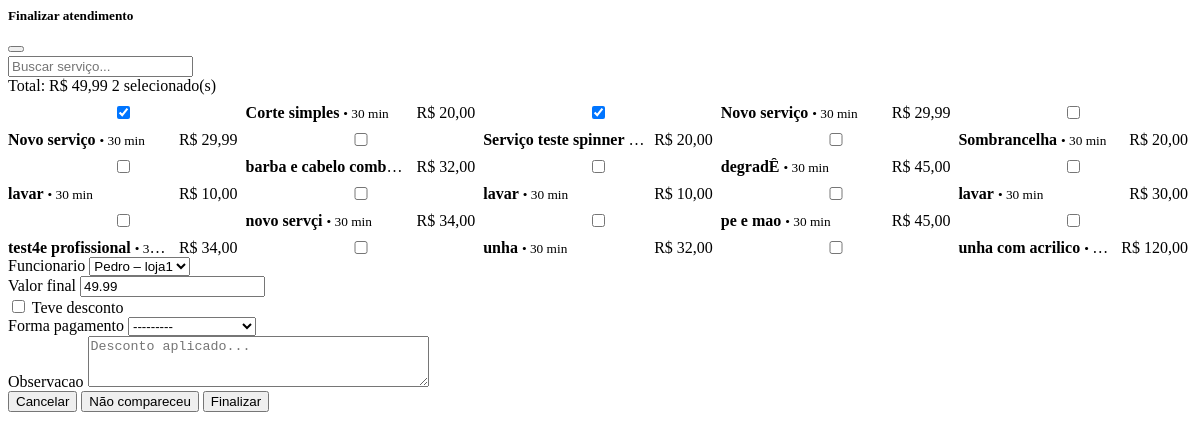
The page /appointments/agendamentos/78/finalizar/ (signed in) on the database its author committed.
### apps/cadastro/models.py (models this page shows, shortened)
class Servico(models.Model):
    loja = models.ForeignKey(Loja, on_delete=models.CASCADE, related_name='servicos')
    nome = models.CharField(max_length=160)
    slug = models.SlugField(max_length=180, blank=True)
    descricao = models.TextField(blank=True)
    duracao_minutos = models.PositiveSmallIntegerField(validators=[MinValueValidator(1)], default=30)
    preco = models.DecimalField(max_digits=10, decimal_places=2, validators=[MinValueValidator(0)])
    profissionais = models.ManyToManyField('Funcionario', related_name='servicos', blank=True)
    ativo = models.BooleanField(default=True)
    criado_em = models.DateTimeField(auto_now_add=True)
    atualizado_em = models.DateTimeField(auto_now=True)
    class Meta:
        verbose_name = "Serviço"
        verbose_name_plural = "Serviços"
        ordering = ("nome",)
        unique_together = (("loja", "slug"),)

### apps/appointments/models.py (models this page shows, shortened)
class Agendamento(models.Model):
    cliente = models.ForeignKey(
        settings.AUTH_USER_MODEL,
        on_delete=models.CASCADE,
        related_name="agendamentos"
    )
    loja = models.ForeignKey("cadastro.Loja", on_delete=models.CASCADE, related_name="agendamentos")
    funcionario = models.ForeignKey("cadastro.Funcionario", on_delete=models.CASCADE, related_name="agendamentos")
    servicos = models.ManyToManyField("cadastro.Servico", related_name="agendamentos")
    duracao_total_minutos = models.PositiveIntegerField(default=0)
    data = models.DateField()
    hora = models.TimeField()
    criado_em = models.DateTimeField(auto_now_add=True)
    confirmado = models.BooleanField(default=False)
    no_show = models.BooleanField(default=False)
    class FormaPagamento(models.TextChoices):
        PIX = "pix", "PIX"
        DEBITO = "debito", "Débito"
        DINHEIRO = "dinheiro", "Dinheiro"
        CREDITO = "credito", "Cartão de Crédito"
    valor_final = models.DecimalField(
        max_digits=10, decimal_places=2, null=True, blank=True
    )
    teve_desconto = models.BooleanField(default=False)
    forma_pagamento = models.CharField(
        max_length=20, choices=FormaPagamento.choices, blank=True, null=True
    )
    observacao = models.TextField(blank=True)
    finalizado_em = models.DateTimeField(blank=True, null=True)

### apps/appointments/views.py (the view)
# urls.py: path("agendamentos/<int:pk>/finalizar/", views.finalizar_agendamento, name="finalizar_agendamento"),
@login_required
def finalizar_agendamento(request, pk):
    agendamento = get_object_or_404(Agendamento, pk=pk, loja__owner=request.user)
    if request.method == "POST":
        form = FinalizarAtendimentoForm(
            request.POST, instance=agendamento, loja=agendamento.loja
        )
        if form.is_valid():
            ag = form.save(commit=False)
            total = form.cleaned_data["servicos"].aggregate(total=Sum("preco"))["total"] or 0
            ag.valor_final = total
            ag.confirmado = True
            ag.finalizado_em = timezone.now()
            ag.save()
            form.save_m2m()
            lojas = request.user.lojas.order_by("nome")
            loja_id = request.POST.get("loja_filtro") or request.POST.get("loja")
            loja = (
                get_object_or_404(lojas, pk=loja_id)
                if loja_id
                else (lojas.first() if lojas.exists() else None)
            )
            try:
                y = int(request.POST.get("y") or request.POST.get("year") or 0)
                m = int(request.POST.get("m") or request.POST.get("month") or 0)
                current = date(y, m, 1)
            except Exception:
                today = date.today()
                current = today.replace(day=1)
            cal = Calendar(firstweekday=0)
            weeks_dates = cal.monthdatescalendar(current.year, current.month)
            start, end = weeks_dates[0][0], weeks_dates[-1][-1]
            pendentes_qs = (
                Agendamento.objects
                .filter(loja=loja, data__range=[start, end], confirmado=False, no_show=False)
                .select_related("funcionario", "cliente")
                .prefetch_related("servicos")
                .order_by("data", "hora")
            )
            by_day = {}
            for a in pendentes_qs:
                by_day.setdefault(a.data, []).append(a)
            weeks = [[(d, by_day.get(d, [])) for d in week] for week in weeks_dates]
            prev_first = (current.replace(day=1) - timedelta(days=1)).replace(day=1)
            next_first = (current.replace(day=28) + timedelta(days=4)).replace(day=1)
            ctx = {
                "lojas": lojas,
                "loja": loja,
                "weeks": weeks,
                "current": current,
                "today": date.today(),
                "prev_y": prev_first.year,
                "prev_m": prev_first.month,
                "next_y": next_first.year,
                "next_m": next_first.month,
                "total_pendentes": pendentes_qs.count(),
            }
            _inherit_htmx_query(request)
            resp = owner_home_agendamentos(request)
            resp["HX-Retarget"] = "#agendamentos-section"
            resp["HX-Reswap"]   = "outerHTML"
            resp["HX-Trigger"]  = json.dumps({
                "show-toast": {"text": "Atendimento finalizado com sucesso!", "level": "success"},
                "reload-owner-home": None,
            })
            return resp
    else:
        total = agendamento.servicos.aggregate(total=Sum("preco"))["total"] or 0
        form = FinalizarAtendimentoForm(
            instance=agendamento, loja=agendamento.loja, initial={"valor_final": total}
        )
    return render(
        request,
        "appointments/partials/finalizar_agendamento.html",
        {"agendamento": agendamento, "form": form},
        status=400 if request.method == "POST" else 200,
    )

### apps/appointments/forms.py
class FinalizarAtendimentoForm(forms.ModelForm):
    servicos = forms.ModelMultipleChoiceField(
        queryset=Servico.objects.none(),
        widget=forms.CheckboxSelectMultiple,
        error_messages={"required": "Selecione pelo menos um serviço."},
    )
    class Meta:
        model = Agendamento
        fields = [
            "funcionario",
            "servicos",
            "valor_final",
            "teve_desconto",
            "forma_pagamento",
            "observacao",
        ]
        widgets = {
            "valor_final": forms.NumberInput(attrs={"readonly": "readonly"}),
            "observacao": forms.Textarea(attrs={"rows": 3}),
        }
    def __init__(self, *args, loja=None, **kwargs):
        super().__init__(*args, **kwargs)
        if loja is not None:
            self.fields["funcionario"].queryset = loja.funcionarios.all()
            self.fields["servicos"].queryset = loja.servicos.all()
        if self.instance.pk:
            self.initial["servicos"] = [
                str(pk) for pk in self.instance.servicos.values_list("pk", flat=True)
            ]

### apps/cadastro/models.py (called while the page is built)
    def __str__(self):
        return f'{self.nome} – {self.loja.nome}'

### apps/appointments/templates/appointments/partials/finalizar_agendamento.html (shortened to what this page needs)
{% load widget_tweaks %}
<div class="modal-header">
  <h5 class="modal-title">Finalizar atendimento</h5>
  <button type="button" class="btn-close" data-bs-dismiss="modal" aria-label="Fechar"></button>
</div>
<form
  method="post"
  id="finalizarForm"
  hx-post="{% url 'appointments:finalizar_agendamento' agendamento.pk %}"
  hx-target="#modalShell .modal-content"
  hx-swap="innerHTML"
  hx-include="#filtro-agendamentos"
  hx-disabled-elt="input,select,textarea,button"
  hx-on="htmx:afterRequest:
    if (event.detail && event.detail.elt === this && (event.detail.requestConfig?.verb || '').toLowerCase() === 'post' && event.detail.xhr.status < 400) {
      try { bootstrap.Modal.getOrCreateInstance(document.getElementById('modalShell')).hide(); } catch(e) {}
    }"
>
  <div class="modal-body">
    <div class="mb-3">
      <div class="service-toolbar d-flex flex-wrap gap-2 justify-content-between align-items-center">
        <div class="flex-grow-1" style="min-width: 220px;">
          <input type="search" class="form-control" id="busca-servicos" placeholder="Buscar serviço...">
        </div>
        <span class="badge bg-primary-subtle text-primary-emphasis" id="badge-total">Total: R$ 0,00</span>
        <span class="badge bg-secondary-subtle text-secondary-emphasis" id="badge-count">0 selecionado(s)</span>
      </div>
      <div class="service-grid" id="lista-servicos">
        {% for s in form.fields.servicos.queryset %}
          {% with preco_str=s.preco|floatformat:2 selected_vals=form.servicos.value %}
            <input
              class="btn-check servico-checkbox"
              type="checkbox"
              name="servicos"
              value="{{ s.pk }}"
              id="svc-{{ s.pk }}"
              data-preco="{{ preco_str }}"
              data-nome="{{ s.nome|lower }}"
              {% if selected_vals and s.pk|stringformat:"s" in selected_vals %}checked{% endif %}
            >
            <label class="btn btn-outline-primary service-tile" for="svc-{{ s.pk }}" title="{{ s.nome }}">
              <span class="service-name">
                <strong>{{ s.nome }}</strong>
                {% if s.duracao_minutos %}<small class="text-muted"> • {{ s.duracao_minutos }} min</small>{% endif %}
              </span>
              <span class="service-price">R$ {{ preco_str }}</span>
            </label>
          {% endwith %}
        {% endfor %}
      </div>
    </div>
    {% if form.funcionario %}
      <div class="mb-3">
        <label class="form-label" for="{{ form.funcionario.id_for_label }}">{{ form.funcionario.label }}</label>
        {% if form.funcionario.errors %}
          {% render_field form.funcionario class+="form-select is-invalid" %}
          {% for e in form.funcionario.errors %}<div class="invalid-feedback d-block">{{ e }}</div>{% endfor %}
        {% else %}
          {% render_field form.funcionario class+="form-select" %}
        {% endif %}
      </div>
    {% endif %}
    <div class="row g-2 mb-3">
      <div class="col-sm-7">
        <label class="form-label" for="{{ form.valor_final.id_for_label }}">{{ form.valor_final.label }}</label>
        {% if form.valor_final.errors %}
          {% render_field form.valor_final class+="form-control is-invalid text-end" inputmode="decimal" %}
          {% for e in form.valor_final.errors %}<div class="invalid-feedback d-block">{{ e }}</div>{% endfor %}
        {% else %}
          {% render_field form.valor_final class+="form-control text-end" inputmode="decimal" %}
        {% endif %}
      </div>
      <div class="col-sm-5 d-flex align-items-end">
        <div class="form-check form-switch ms-sm-3">
          {% if form.teve_desconto.errors %}
            {% render_field form.teve_desconto class+="form-check-input is-invalid" %}
            {% for e in form.teve_desconto.errors %}<div class="invalid-feedback d-block">{{ e }}</div>{% endfor %}
          {% else %}
            {% render_field form.teve_desconto class+="form-check-input" %}
          {% endif %}
          <label class="form-check-label ms-2" for="{{ form.teve_desconto.id_for_label }}">{{ form.teve_desconto.label }}</label>
        </div>
      </div>
    </div>
    {% if form.forma_pagamento %}
      <div class="mb-3">
        <label class="form-label" for="{{ form.forma_pagamento.id_for_label }}">{{ form.forma_pagamento.label }}</label>
        {% if form.forma_pagamento.errors %}
          {% render_field form.forma_pagamento class+="form-select is-invalid" %}
          {% for e in form.forma_pagamento.errors %}<div class="invalid-feedback d-block">{{ e }}</div>{% endfor %}
        {% else %}
          {% render_field form.forma_pagamento class+="form-select" %}
        {% endif %}
      </div>
    {% endif %}
    {% if form.observacao %}
      <div class="mb-3">
        <label class="form-label" for="{{ form.observacao.id_for_label }}">{{ form.observacao.label }}</label>
        {% if form.observacao.errors %}
          {% render_field form.observacao class+="form-control is-invalid" rows="3" %}
          {% for e in form.observacao.errors %}<div class="invalid-feedback d-block">{{ e }}</div>{% endfor %}
        {% else %}
          {% render_field form.observacao class+="form-control" rows="3" placeholder="Desconto aplicado..." %}
        {% endif %}
      </div>
    {% endif %}
  </div>
  <div class="modal-footer">
    <button type="button" class="btn btn-outline-secondary" data-bs-dismiss="modal">Cancelar</button>
    <button type="button"
            class="btn btn-outline-danger"
            hx-get="{% url 'appointments:marcar_no_show' agendamento.pk %}"
            hx-target="#modalShell .modal-content"
            hx-swap="innerHTML">
      Não compareceu
    </button>
    <button type="submit" class="btn btn-primary" id="btnFinalizar">
      <span class="btn-label-text">Finalizar</span>
    </button>
  </div>
</form>

### apps/appointments/templates/appointments/partials/finalizar_agendamento.html (style rules this page uses)
.service-grid { display: grid; grid-template-columns: repeat(auto-fill, minmax(220px, 1fr)); gap: .5rem; max-height: 45vh; overflow: auto; padding-right: .25rem; }
.service-tile { display: flex; align-items: center; justify-content: space-between; gap: .5rem; white-space: nowrap; }
.service-name { overflow: hidden; text-overflow: ellipsis; }
.service-price { font-variant-numeric: tabular-nums; }
.service-toolbar { position: sticky; top: 0; z-index: 1; background: var(--bs-body-bg); padding-top: .25rem; padding-bottom: .5rem; }

### rows shown on the page
Servico: servicos "☑", nome "Corte simples", duracao_minutos "30", s "20,00"
Servico: servicos "☑", nome "Novo serviço", duracao_minutos "30", s "29,99"
Servico: nome "Novo serviço", duracao_minutos "30", s "29,99"
Servico: nome "Serviço teste spinner", s "20,00"
Servico: nome "Sombrancelha", duracao_minutos "30", s "20,00"
Servico: nome "barba e cabelo comb…", s "32,00"
Servico: nome "degradÊ", duracao_minutos "30", s "45,00"
Servico: nome "lavar", duracao_minutos "30", s "10,00"
Servico: nome "lavar", duracao_minutos "30", s "10,00"
Servico: nome "lavar", duracao_minutos "30", s "30,00"
Servico: nome "novo servçi", duracao_minutos "30", s "34,00"
Servico: nome "pe e mao", duracao_minutos "30", s "45,00"
Servico: nome "test4e profissional", duracao_minutos "3…", s "34,00"
Servico: nome "unha", duracao_minutos "30", s "32,00"
Servico: nome "unha com acrilico", s "120,00"
Agendamento: funcionario "Pedro – loja1", valor_final "49.99", forma_pagamento "---------"
